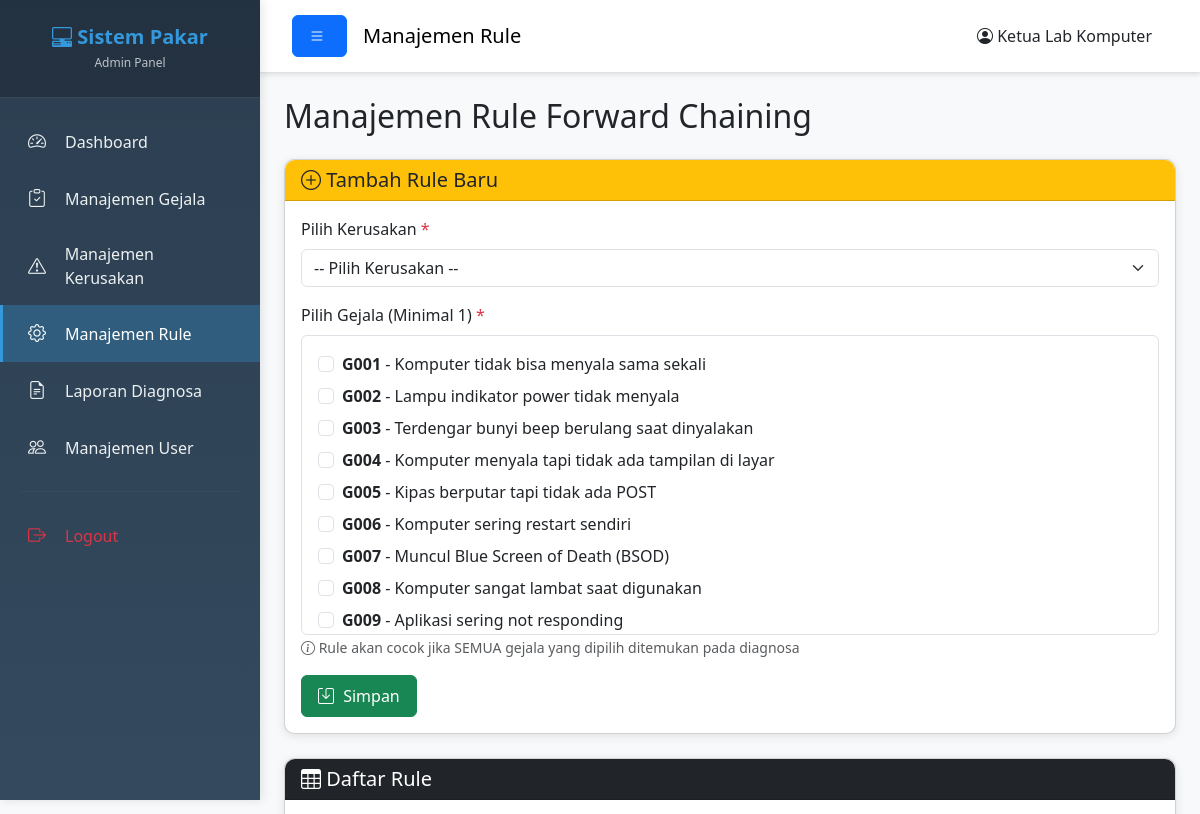
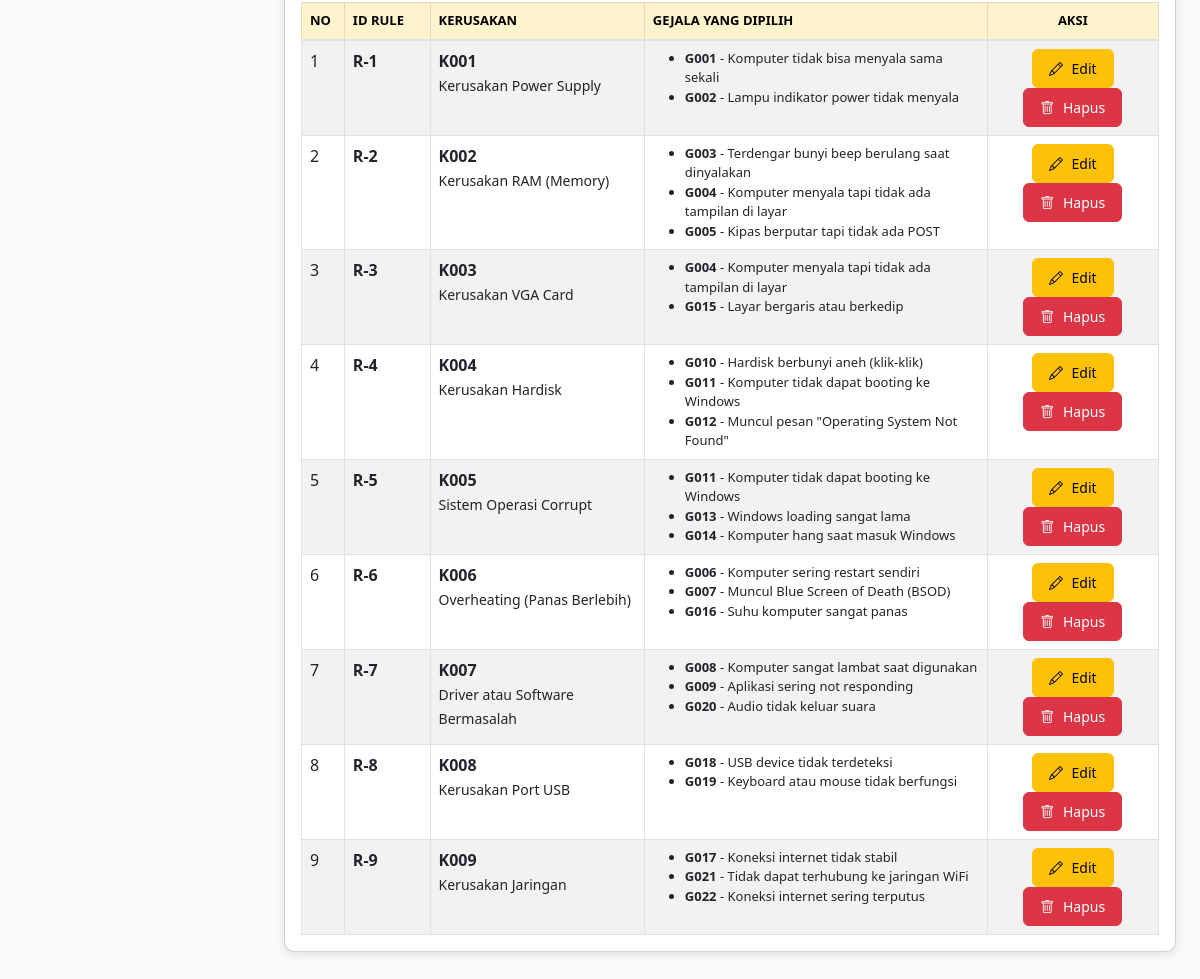
The app's page /Admin/rule_management.php (signed in) with its own data (2 pictures, top to bottom).
### tables this page shows
CREATE TABLE `gejala` (
  `id_gejala` int(11) NOT NULL,
  `kode_gejala` varchar(10) NOT NULL,
  `nama_gejala` text NOT NULL,
  `kata_kunci` text DEFAULT NULL
);

CREATE TABLE `rule` (
  `id_rule` int(11) NOT NULL,
  `id_kerusakan` int(11) NOT NULL
);

CREATE TABLE `kerusakan` (
  `id_kerusakan` int(11) NOT NULL,
  `kode_kerusakan` varchar(10) NOT NULL,
  `nama_kerusakan` text NOT NULL,
  `solusi` text NOT NULL
);

### Admin/rule_management.php (the view, shortened to what this page needs)
<?php
$edit_data = null;
$edit_gejala = array();
$query_rules = "SELECT r.*, k.kode_kerusakan, k.nama_kerusakan
                FROM rule r
                INNER JOIN kerusakan k ON r.id_kerusakan = k.id_kerusakan
                ORDER BY r.id_rule ASC";
$result_rules = mysqli_query($koneksi, $query_rules);
$query_gejala_list = "SELECT * FROM gejala ORDER BY kode_gejala ASC";
$result_gejala_list = mysqli_query($koneksi, $query_gejala_list);
?>
<!DOCTYPE html>
<html lang="id">
<head>
    <link href="https://cdn.jsdelivr.net/npm/bootstrap@5.3.0/dist/css/bootstrap.min.css" rel="stylesheet">
    <link rel="stylesheet" href="https://cdn.jsdelivr.net/npm/bootstrap-icons@1.10.0/font/bootstrap-icons.css">
    <link rel="stylesheet" href="../Assets/css/style.css?v=20260713">
</head>
<body>
    <div class="wrapper">
        <?php include 'sidebar_admin.php'; ?>
        <div class="main-content">
            <nav class="navbar navbar-expand-lg navbar-light bg-white border-bottom">
                <div class="container-fluid">
                    <button class="btn btn-primary" id="sidebarToggle">
                        <i class="bi bi-list"></i>
                    </button>
                    <span class="navbar-brand mb-0 h1 ms-3">Manajemen Rule</span>
                    <div class="ms-auto">
                        <span class="me-3">
                            <i class="bi bi-person-circle"></i> <?php echo $_SESSION['nama_lengkap']; ?>
                        </span>
                    </div>
                </div>
            </nav>
            <div class="container-fluid p-4">
                <h2 class="mb-4">Manajemen Rule Forward Chaining</h2>
                <div class="card shadow mb-4">
                    <div class="card-header bg-warning text-dark">
                        <h5 class="mb-0">
                            <i class="bi bi-plus-circle"></i>
                            <?php echo $edit_data ? 'Edit Rule' : 'Tambah Rule Baru'; ?>
                        </h5>
                    </div>
                    <div class="card-body">
                        <form method="POST" action="" id="formRule">
                            <div class="mb-3">
                                <label for="id_kerusakan" class="form-label">Pilih Kerusakan <span class="text-danger">*</span></label>
                                <select class="form-select" id="id_kerusakan" name="id_kerusakan" required>
                                    <option value="">-- Pilih Kerusakan --</option>
                                </select>
                            </div>
                            <div class="mb-3">
                                <label class="form-label">Pilih Gejala (Minimal 1) <span class="text-danger">*</span></label>
                                <div class="border rounded p-3" style="max-height: 300px; overflow-y: auto;">
                                    <?php
                                    mysqli_data_seek($result_gejala_list, 0);
                                    while($g = mysqli_fetch_assoc($result_gejala_list)):
                                        $checked = in_array($g['id_gejala'], $edit_gejala) ? 'checked' : '';
                                    ?>
                                    <div class="form-check mb-2">
                                        <input class="form-check-input" type="checkbox"
                                               name="gejala[]" value="<?php echo $g['id_gejala']; ?>"
                                               id="gejala_<?php echo $g['id_gejala']; ?>" <?php echo $checked; ?>>
                                        <label class="form-check-label" for="gejala_<?php echo $g['id_gejala']; ?>">
                                            <strong><?php echo $g['kode_gejala']; ?></strong> - <?php echo $g['nama_gejala']; ?>
                                        </label>
                                    </div>
                                    <?php endwhile; ?>
                                </div>
                                <small class="text-muted">
                                    <i class="bi bi-info-circle"></i>
                                    Rule akan cocok jika SEMUA gejala yang dipilih ditemukan pada diagnosa
                                </small>
                            </div>
                            <div class="d-flex gap-2">
                                <button type="submit" class="btn btn-success">
                                    <i class="bi bi-save"></i> <?php echo $edit_data ? 'Update' : 'Simpan'; ?>
                                </button>
                            </div>
                        </form>
                    </div>
                </div>
                <div class="card shadow">
                    <div class="card-header bg-dark text-white">
                        <h5 class="mb-0"><i class="bi bi-table"></i> Daftar Rule</h5>
                    </div>
                    <div class="card-body">
                        <div class="table-responsive">
                            <table class="table table-striped table-hover table-bordered">
                                <thead class="table-warning">
                                    <tr>
                                        <th width="5%">No</th>
                                        <th width="10%">ID Rule</th>
                                        <th width="25%">Kerusakan</th>
                                        <th width="40%">Gejala yang Dipilih</th>
                                        <th width="20%" class="text-center">Aksi</th>
                                    </tr>
                                </thead>
                                <tbody>
                                    <?php
                                    if (mysqli_num_rows($result_rules) > 0):
                                        $no = 1;
                                        while($row = mysqli_fetch_assoc($result_rules)):
                                            $id_rule = $row['id_rule'];
                                            $query_gejala = "SELECT g.kode_gejala, g.nama_gejala
                                                           FROM rule_detail rd
                                                           INNER JOIN gejala g ON rd.id_gejala = g.id_gejala
                                                           WHERE rd.id_rule = '$id_rule'";
                                            $result_gejala = mysqli_query($koneksi, $query_gejala);
                                    ?>
                                    <tr>
                                        <td><?php echo $no++; ?></td>
                                        <td><strong>R-<?php echo $row['id_rule']; ?></strong></td>
                                        <td>
                                            <strong><?php echo $row['kode_kerusakan']; ?></strong><br>
                                            <small><?php echo $row['nama_kerusakan']; ?></small>
                                        </td>
                                        <td>
                                            <ul class="mb-0" style="font-size: 13px;">
                                                <?php while($gejala = mysqli_fetch_assoc($result_gejala)): ?>
                                                <li>
                                                    <strong><?php echo $gejala['kode_gejala']; ?></strong> -
                                                    <?php echo $gejala['nama_gejala']; ?>
                                                </li>
                                                <?php endwhile; ?>
                                            </ul>
                                        </td>
                                        <td class="text-center">
                                            <a href="?edit=<?php echo $row['id_rule']; ?>" class="btn btn-warning btn-sm">
                                                <i class="bi bi-pencil"></i> Edit
                                            </a>
                                            <a href="?action=delete&id=<?php echo $row['id_rule']; ?>"
                                               class="btn btn-danger btn-sm btn-delete"
                                               onclick="return confirm('Yakin ingin menghapus rule ini?');">
                                                <i class="bi bi-trash"></i> Hapus
                                            </a>
                                        </td>
                                    </tr>
                                    <?php
                                        endwhile;
                                    endif; ?>
                                </tbody>
                            </table>
                        </div>
                    </div>
                </div>
            </div>
        </div>
    </div>
</body>
</html>

### Assets/css/style.css (style rules this page uses)
* { margin: 0; padding: 0; box-sizing: border-box; }
body { font-family: "Segoe UI", Tahoma, Geneva, Verdana, sans-serif; background-color: #f8f9fa; }
.wrapper { display: flex; width: 100%; min-height: 100vh; }
.main-content { flex: 1; margin-left: 260px; transition: margin-left 0.3s ease, opacity 0.3s ease, transform 0.3s ease; background-color: #f8f9fa; }
.navbar { box-shadow: 0 2px 5px rgba(0, 0, 0, 0.1); padding: 15px 20px; }
.card { border-radius: 10px; margin-bottom: 20px; transition: transform 0.3s ease, box-shadow 0.3s ease; }
.card-header { border-radius: 10px 10px 0 0 !important; font-weight: 600; }
.table { margin-bottom: 0; }
.table thead th { font-weight: 600; text-transform: uppercase; font-size: 13px; border-bottom: 2px solid #dee2e6; }
.btn { border-radius: 6px; padding: 8px 16px; font-weight: 500; transition: all 0.3s ease; }
.btn i { margin-right: 5px; }
.shadow { box-shadow: 0 2px 10px rgba(0, 0, 0, 0.1) !important; }

### records on screen
gejala: kode_gejala "G001", nama_gejala "Komputer tidak bisa menyala sama sekali"
gejala: kode_gejala "G002", nama_gejala "Lampu indikator power tidak menyala"
gejala: kode_gejala "G003", nama_gejala "Terdengar bunyi beep berulang saat dinyalakan"
gejala: kode_gejala "G004", nama_gejala "Komputer menyala tapi tidak ada tampilan di layar"
gejala: kode_gejala "G005", nama_gejala "Kipas berputar tapi tidak ada POST"
gejala: kode_gejala "G006", nama_gejala "Komputer sering restart sendiri"
gejala: kode_gejala "G007", nama_gejala "Muncul Blue Screen of Death (BSOD)"
gejala: kode_gejala "G008", nama_gejala "Komputer sangat lambat saat digunakan"
gejala: kode_gejala "G009", nama_gejala "Aplikasi sering not responding"
rule: id_rule "1", id_kerusakan.kode_kerusakan "K001", id_kerusakan.nama_kerusakan "Kerusakan Power Supply"
rule: id_rule "2", id_kerusakan.kode_kerusakan "K002", id_kerusakan.nama_kerusakan "Kerusakan RAM (Memory)"
rule: id_rule "3", id_kerusakan.kode_kerusakan "K003", id_kerusakan.nama_kerusakan "Kerusakan VGA Card"
gejala: kode_gejala "G015", nama_gejala "Layar bergaris atau berkedip"
rule: id_rule "4", id_kerusakan.kode_kerusakan "K004", id_kerusakan.nama_kerusakan "Kerusakan Hardisk"
gejala: kode_gejala "G010", nama_gejala "Hardisk berbunyi aneh (klik-klik)"
gejala: kode_gejala "G011", nama_gejala "Komputer tidak dapat booting ke Windows"
gejala: kode_gejala "G012", nama_gejala "Muncul pesan \"Operating System Not Found\""
rule: id_rule "5", id_kerusakan.kode_kerusakan "K005", id_kerusakan.nama_kerusakan "Sistem Operasi Corrupt"
gejala: kode_gejala "G013", nama_gejala "Windows loading sangat lama"
gejala: kode_gejala "G014", nama_gejala "Komputer hang saat masuk Windows"
rule: id_rule "6", id_kerusakan.kode_kerusakan "K006", id_kerusakan.nama_kerusakan "Overheating (Panas Berlebih)"
gejala: kode_gejala "G016", nama_gejala "Suhu komputer sangat panas"
rule: id_rule "7", id_kerusakan.kode_kerusakan "K007", id_kerusakan.nama_kerusakan "Driver atau Software Bermasalah"
gejala: kode_gejala "G020", nama_gejala "Audio tidak keluar suara"
rule: id_rule "8", id_kerusakan.kode_kerusakan "K008", id_kerusakan.nama_kerusakan "Kerusakan Port USB"
gejala: kode_gejala "G018", nama_gejala "USB device tidak terdeteksi"
gejala: kode_gejala "G019", nama_gejala "Keyboard atau mouse tidak berfungsi"
rule: id_rule "9", id_kerusakan.kode_kerusakan "K009", id_kerusakan.nama_kerusakan "Kerusakan Jaringan"
gejala: kode_gejala "G017", nama_gejala "Koneksi internet tidak stabil"
gejala: kode_gejala "G021", nama_gejala "Tidak dapat terhubung ke jaringan WiFi"
gejala: kode_gejala "G022", nama_gejala "Koneksi internet sering terputus"

### other values on screen
$_SESSION['nama_lengkap'] "Ketua Lab Komputer"
